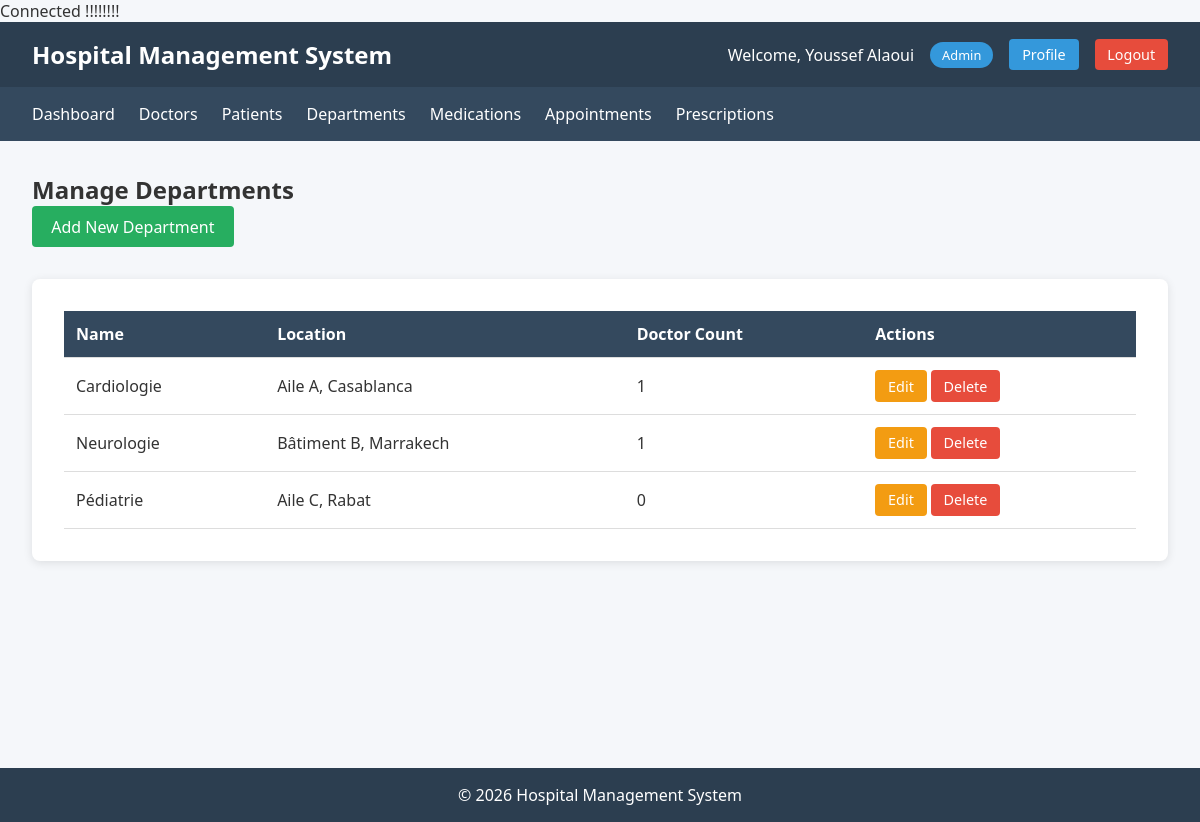
/departments.php (signed in), run on the app's committed database.
### tables this page shows
CREATE TABLE User (
    id INT AUTO_INCREMENT PRIMARY KEY,
    email VARCHAR(255) NOT NULL UNIQUE,
    first_name VARCHAR(100),
    last_name VARCHAR(100),
    username VARCHAR(100) NOT NULL,
    password VARCHAR(255) NOT NULL,
    role ENUM('admin', 'doctor', 'patient') NOT NULL,
    created_at TIMESTAMP DEFAULT CURRENT_TIMESTAMP
);

CREATE TABLE departments (
    id INT AUTO_INCREMENT PRIMARY KEY,
    name VARCHAR(100) NOT NULL UNIQUE,
    location VARCHAR(255)
);

### config/connection.php (called while the page is built, shortened)
<?php
class Database {
    private static $connection = null;
    public static function connect(): PDO {
        if (self::$connection === null) {
            $dsn = sprintf(
                "mysql:host=%s;dbname=%s;charset=utf8mb4",
                $_ENV['db_host'],
                $_ENV['db_name']
            );
            try {
                self::$connection = new PDO(
                    $dsn,
                    $_ENV['db_user'],
                    $_ENV['db_pass'],
                    [PDO::ATTR_ERRMODE => PDO::ERRMODE_EXCEPTION]
                );
            } catch (PDOException $err) {
                die("Connection failed: " . $err->getMessage());
            }
        }
        return self::$connection;
    }
}

### includes/auth.php (called while the page is built, shortened)
<?php
require_once __DIR__ . '/../classes/repositories/UserRepository.php';
class Auth
{
    private static $user = null;
    public static function check()
    {
        return isset($_SESSION['user_id']);
    }
    public static function user()
    {
        if (self::$user === null) {
            $repo = new UserRepository();
            self::$user = $repo->find($_SESSION['user_id']);
        }
        return self::$user;
    }
}

### classes/repositories/UserRepository.php (called while the page is built, shortened)
<?php
require_once 'BaseRepository.php';
class UserRepository extends BaseRepository {
    protected function getTableName() {
        return 'User';
    }
}

### classes/repositories/BaseRepository.php (called while the page is built, shortened)
<?php
require_once __DIR__ . '/../../config/connection.php';
abstract class BaseRepository {
    protected $pdo;
    public function __construct() {
        $this->pdo = Database::connect();
    }
    public function find($id) {
        $table = $this->getTableName();
        $stmt = $this->pdo->prepare("SELECT * FROM {$table} WHERE id = ?");
        $stmt->execute([$id]);
        return $stmt->fetch(PDO::FETCH_ASSOC);
    }
}

### classes/repositories/DepartmentRepository.php (called while the page is built, shortened)
<?php
require_once 'BaseRepository.php';
class DepartmentRepository extends BaseRepository {
    public function findAllWithStats() {
        $stmt = $this->pdo->query("SELECT departments.id, departments.name, departments.location, (SELECT COUNT(*) FROM doctors WHERE doctors.department_id = departments.id) as doctor_count
            FROM departments
            ORDER BY departments.name");
        return $stmt->fetchAll(PDO::FETCH_ASSOC);
    }
}

### departments.php (the view, shortened to what this page needs)
<?php
require_once 'includes/header.php';
require_once 'classes/repositories/DepartmentRepository.php';
$departmentRepo = new DepartmentRepository();
$departments = $departmentRepo->findAllWithStats();
        ?>
<h2>Manage Departments</h2>
<div class="mb-2">
    <a href="departments.php?action=add" class="btn btn-success">Add New Department</a>
</div>
<div class="table-container">
    <table>
        <thead>
            <tr>
                <th>Name</th>
                <th>Location</th>
                <th>Doctor Count</th>
                <th>Actions</th>
            </tr>
        </thead>
        <tbody>
            <?php foreach ($departments as $department): ?>
                <tr>
                    <td><?= htmlspecialchars($department['name']) ?></td>
                    <td><?= htmlspecialchars($department['location']) ?></td>
                    <td><?= htmlspecialchars($department['doctor_count']) ?></td>
                    <td>
                        <a href="departments.php?action=edit&id=<?= $department['id'] ?>" class="btn btn-small btn-warning">Edit</a>
                        <a href="departments.php?action=delete&id=<?= $department['id'] ?>" class="btn btn-small btn-danger delete-btn">Delete</a>
                    </td>
                </tr>
            <?php endforeach; ?>
        </tbody>
    </table>
</div>
<?php
require_once 'includes/footer.php';
?>

### includes/header.php (shortened to what this page needs)
<?php
require_once __DIR__ . '/auth.php';
$user = Auth::user();
if ($user === null) {
    if (!isset($skipAuthCheck)) {
        header('Location: login.php');
        exit();
    }
    $role = 'guest';
    $userName = 'Guest';
} else {
    $role = $user['role'];
    $userName = $user['first_name'] . ' ' . $user['last_name'];
}
?>
<!DOCTYPE html>
<html lang="en">
<head>
    <link rel="stylesheet" href="assets/css/style.css">
</head>
<body>
    <div class="container">
        <header>
            <h1>Hospital Management System</h1>
            <div class="user-info">
                <span>Welcome, <?= htmlspecialchars($userName) ?></span>
                <span class="role-badge"><?= ucfirst($role) ?></span>
                <?php if ($user !== null): ?>
                    <a href="profile.php" class="btn btn-small">Profile</a>
                    <a href="logout.php" class="btn btn-small btn-danger">Logout</a>
                <?php endif; ?>
            </div>
        </header>
        <?php if ($user !== null): ?>
        <nav>
            <ul>
                <li><a href="index.php">Dashboard</a></li>
                <?php if ($role === 'admin'): ?>
                    <li><a href="doctors.php">Doctors</a></li>
                    <li><a href="patients.php">Patients</a></li>
                    <li><a href="departments.php">Departments</a></li>
                    <li><a href="medications.php">Medications</a></li>
                <?php endif; ?>
                <?php if ($role === 'admin' || $role === 'doctor'): ?>
                    <li><a href="appointments.php">Appointments</a></li>
                    <li><a href="prescriptions.php">Prescriptions</a></li>
                <?php endif; ?>
            </ul>
        </nav>
        <?php endif; ?>
        <main>

### assets/css/style.css (style rules this page uses)
* { margin: 0; padding: 0; box-sizing: border-box; }
body { font-family: 'Segoe UI', Tahoma, Geneva, Verdana, sans-serif; background-color: #f5f7fa; color: #333; }
.container { min-height: 100vh; display: flex; flex-direction: column; }
header { background: #2c3e50; color: white; padding: 1rem 2rem; display: flex; justify-content: space-between; align-items: center; }
header h1 { font-size: 1.5rem; }
.user-info { display: flex; align-items: center; gap: 1rem; }
.role-badge { background: #3498db; color: white; padding: 0.25rem 0.75rem; border-radius: 20px; font-size: 0.8rem; }
nav { background: #34495e; padding: 0 2rem; }
nav ul { list-style: none; display: flex; flex-wrap: wrap; }
nav li { margin-right: 1.5rem; }
nav a { display: block; color: white; text-decoration: none; padding: 1rem 0; transition: color 0.3s; }
main { flex: 1; padding: 2rem; max-width: 1200px; margin: 0 auto; width: 100%; }
.table-container { background: white; padding: 2rem; border-radius: 8px; box-shadow: 0 2px 10px rgba(0,0,0,0.1); overflow-x: auto; }
table { width: 100%; border-collapse: collapse; }
th, td { padding: 0.75rem; text-align: left; border-bottom: 1px solid #ddd; }
th { background: #34495e; color: white; font-weight: bold; }
.btn { display: inline-block; padding: 0.6rem 1.2rem; background: #3498db; color: white; text-decoration: none; border: none; border-radius: 4px; cursor: pointer; transition: background 0.3s; font-size: 1rem; }
.btn-small { padding: 0.4rem 0.8rem; font-size: 0.9rem; }
.btn-danger { background: #e74c3c; }
.btn-success { background: #27ae60; }
.btn-warning { background: #f39c12; }
.mb-2 { margin-bottom: 2rem; }

### data on the page
user: userName "Youssef Alaoui", role "Admin"
departments: name "Cardiologie", location "Aile A, Casablanca", doctor_count "1"
departments: name "Neurologie", location "Bâtiment B, Marrakech", doctor_count "1"
departments: name "Pédiatrie", location "Aile C, Rabat", doctor_count "0"
